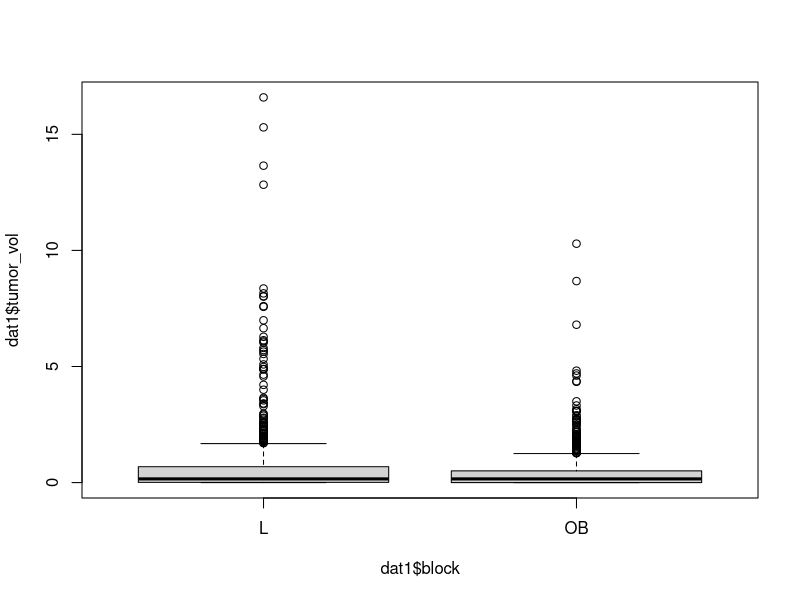
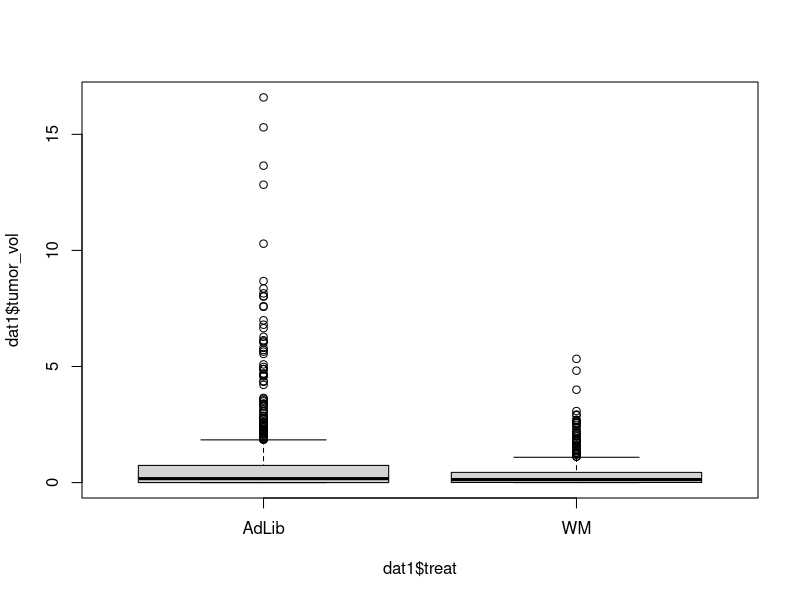
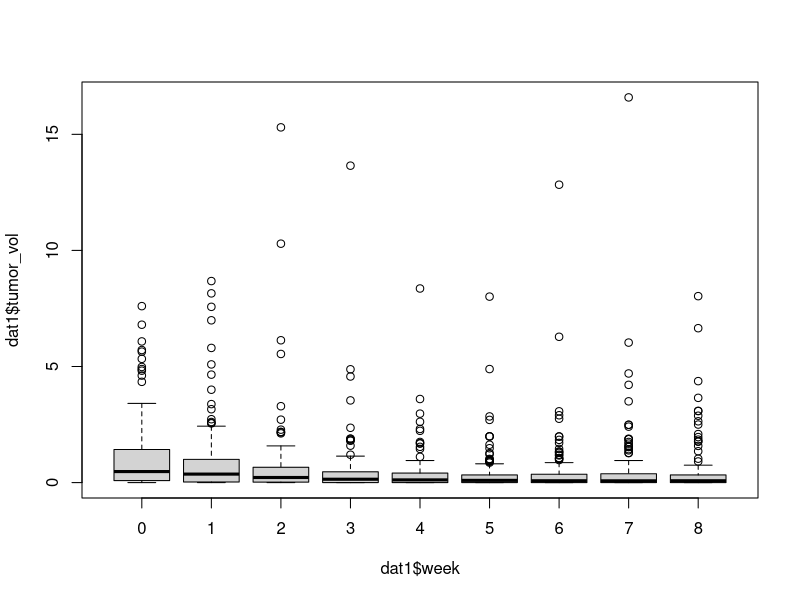
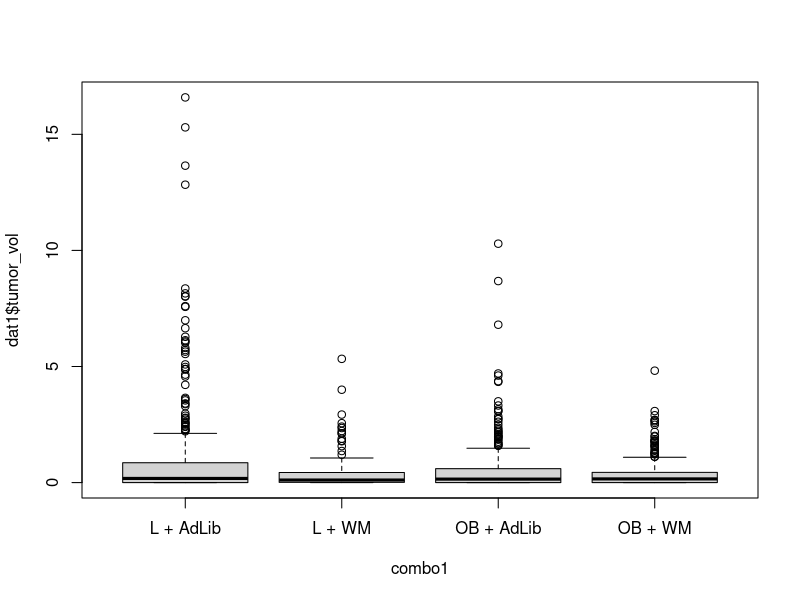

These charts were generated, in order, by the following R code: (Note: this script raises an error after producing the figures.)
### Analysis of tumor data
### Taking tumor volume values for 0,1,...,8 weeks (the complete cases only)
### Performing a panel linear model based analysis

# calling the data:
dat1 <- read.csv("tumor_data_panel.csv",header = TRUE)
dat1 <- dat1[,-1]
head(dat1)
boxplot(dat1$tumor_vol~dat1$block)
boxplot(dat1$tumor_vol~dat1$treat)
boxplot(dat1$tumor_vol~dat1$week)
combo1=paste(dat1$block,"+",dat1$treat)
boxplot(dat1$tumor_vol~combo1)

par(mfrow=c(2,1))
boxplot(y[x2=="AdLib"]~wk[x2=="AdLib"],ylim=range(y))
boxplot(y[x2=="WM"]~wk[x2=="WM"],ylim=range(y))
par(mfrow=c(1,1))

library(plm)
data1=pdata.frame(dat1,index=c("ID","week"))
id=data1$ID
wk=data1$week
y=data1$tumor_vol
x1=data1$block
x2=data1$treat

library(lme4)
lme0 <- lmer(y~x1+x2+factor(wk)+(1|id),data=data1)
summary(lme0)

pool=plm(y~x1+x2,data=data1,index=c("ID","week"),model="pooling",effect="twoways")

#Test for panel effects
#H0: No panel effect
plmtest(pool,effect="twoway",type="ghm")		#Test for panel effect
plmtest(pool,effect="twoway",type="kw")

#Testing for time effect
plmtest(pool,effect="time",type="bp") #Significant time effects

#Test for individual effect
plmtest(pool,effect="individual",type="bp") #Significant individual effects

fix.t=plm(y~x1+x2,data=data1,effect="time",model="within",random.method=NULL)
ran.t=plm(y~x1+x2,data=data1,effect="time",model="random",random.method="walhus")
phtest(fix.t,ran.t) #Fail to reject the null => random effect models (for time effects)

ran.tw=plm(y~x1+x2,data=data1,effect="twoways",model="random",random.method="walhus",index=c("ID","week"))
summary(ran.tw) #both individual and time effects are random

fix.tw=plm(y~x1+x2+factor(wk),data=data1,effect="individual",model="random",random.method="walhus",index=c("ID","week"))
summary(fix.tw) #random individual effects and fixed time effects

# MODEL:
# random=plm(y~x1+x2,data=data1,index=c("ID","week"),model="random",random.method="walhus")
# random.time=plm(y~x1+x2+factor(week),data=data1,index=c("ID","week"),model="random",random.method="walhus")
# pFtest(random.time,random) #Null is rejected => use time-fixed
# summary(random.time)


data1.new = data1
data1.new$tumor_vol[data1$tumor_vol==0] = 1e-4
id=data1.new[,1]
wk=data1.new[,2]
y=log(data1.new[,3])
x1=data1.new[,4]
x2=data1.new[,5]

par(mfrow=c(2,2))
hist(y[x1=="L" & x2=="AdLib"],xlab="",main="L+AdLib",breaks=20)
hist(y[x1=="L" & x2=="WM"],xlab="",main="L+WM",breaks=20)
hist(y[x1=="OB" & x2=="AdLib"],xlab="",main="OB+AdLib",breaks=20)
hist(y[x1=="OB" & x2=="WM"],xlab="",main="OB+WM",breaks=20)
par(mfrow=c(1,1))

random.time.new=plm(y~x1+x2+factor(wk),data=data1.new,index=c("ID","week"),model="random",random.method="walhus")
summary(random.time.new)

library(lme4)
lme1 <- lmer(y~x1+x2+factor(wk)+(1|id),data=data1.new)
summary(lme1)


data.new2 = data1
data.new2 = data.new2[-which(data1$tumor_vol==0),]
id=data.new2[,1]
wk=data.new2[,2]
y=log(data.new2[,3])
x1=data.new2[,4]
x2=data.new2[,5]

par(mfrow=c(2,2))
hist(y[x1=="L" & x2=="AdLib"],xlab="",main="L+AdLib",breaks=20)
hist(y[x1=="L" & x2=="WM"],xlab="",main="L+WM",breaks=20)
hist(y[x1=="OB" & x2=="AdLib"],xlab="",main="OB+AdLib",breaks=20)
hist(y[x1=="OB" & x2=="WM"],xlab="",main="OB+WM",breaks=20)
par(mfrow=c(1,1))

random.new=plm(y~x1+x2+factor(wk),data=data.new2,index=c("ID","week"),model="random",random.method="walhus")
summary(random.new)

library(lme4)
lme2 <- lmer(y~x1+x2+factor(wk)+(1|id),data=data.new2)
summary(lme2)
